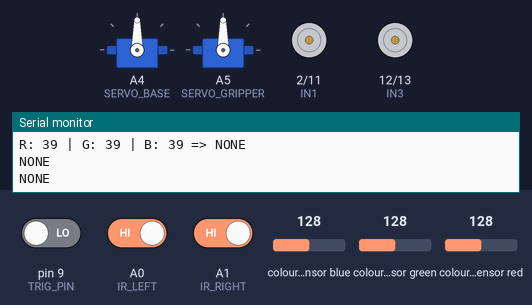
The sketch below on a simulated Arduino Uno, built with avr-gcc and run on an emulated ATmega328P. On the bench: 2 × servo, motor-driver pin pairs drawn as motors (green arrow = first pin HIGH = forward, orange = second pin HIGH = backward, longer = more drive, scaled by the enable pin), the last lines printed to the serial monitor. Wiring (inferred from the names in the program): TCS3200 colour sensor: output pin 8; S2 pin 6; S3 pin 7; S0 pin 4; S1 pin 5. The test bench sets the inputs (shaded band); at power-on: A0 (IR_LEFT) HIGH, A1 (IR_RIGHT) HIGH, pin 9 (TRIG_PIN) LOW, colour sensor blue 128, colour sensor green 128, colour sensor red 128.

Above: at 3.3 s.
3.4 s: A0 (IR_LEFT) driven LOW
5.0 s: A1 (IR_RIGHT) driven LOW
At 5.6 s:
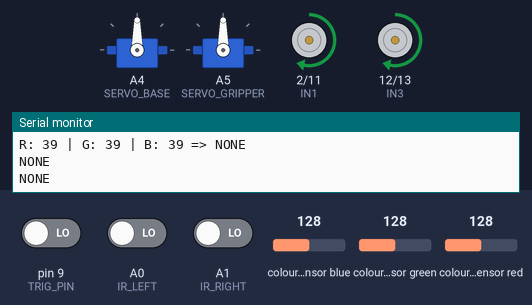
6.5 s: A0 (IR_LEFT) driven HIGH
At 7.7 s:
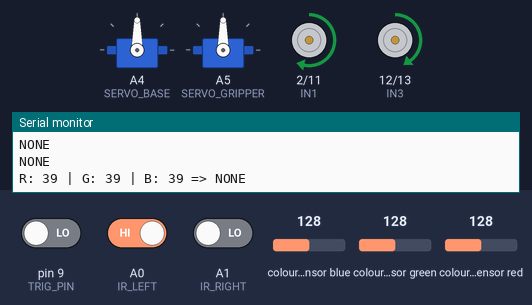
8.0 s: A1 (IR_RIGHT) driven HIGH
At 9.1 s:
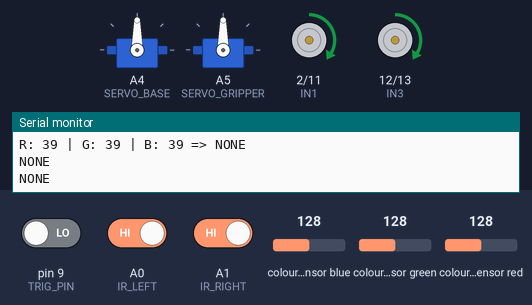
9.6 s: A0 (IR_LEFT) driven LOW
At 10.3 s:
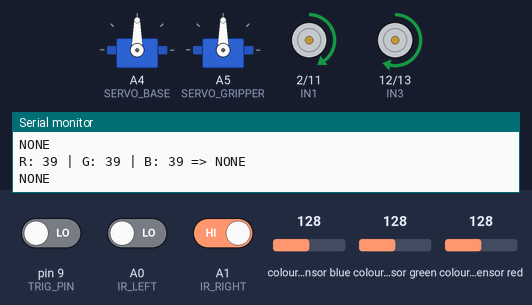
Timing chart, 0 to 12.6 s (numbered marks = the images above; inputs shaded):
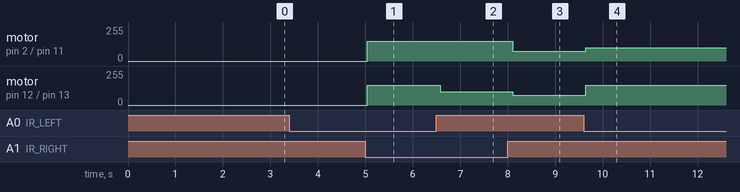

The sketch:

robot_car_with_arm.ino
```cpp
/*
 * Autonomous Robot Car with Robotic Arm
 * Arduino Uno - Robotics Hackathon
 *
 * HARDWARE:
 * - V575 Color Sensor (TCS3200-based)
 * - 2x MH Sensor Series Flying Fish IR Sensors
 * - HY-SRF05 Ultrasonic Sensor
 * - 2x SG90 Servos
 * - DC Motors + L298N
 */

#include <Servo.h>

// ==================== PIN DEFINITIONS ====================

// V575 Color Sensor
#define S0 4
#define S1 5
#define S2 6
#define S3 7
#define sensorOut 8
#define OE A2  // Active LOW

// IR Sensors
#define IR_LEFT A0
#define IR_RIGHT A1

// Ultrasonic Sensor
#define TRIG_PIN 9
#define ECHO_PIN 9

// L298N Motor Driver
#define ENA 3
#define IN1 2
#define IN2 11
#define ENB 10
#define IN3 12
#define IN4 13

// Servos
#define SERVO_BASE A4
#define SERVO_GRIPPER A5

// ==================== GLOBAL VARIABLES ====================

Servo baseServo;
Servo gripperServo;

// Color sensor readings
int redFrequency = 0;
int greenFrequency = 0;
int blueFrequency = 0;

// Debug settings
bool DEBUG_COLOR = true;
unsigned long lastColorPrint = 0;
const unsigned long COLOR_PRINT_INTERVAL = 300;

// Motor speeds
int motorSpeed = 150;
int turnSpeed = 100;

// Ultrasonic
long duration;
int distance;

// ==================== STATE MACHINE ====================

enum RobotState {
  FOLLOWING_LINE,
  OBJECT_PICKUP,
  OBJECT_PLACE,
  AVOIDING_OBSTACLE
};

RobotState currentState = FOLLOWING_LINE;

// ==================== COLOR RANGES (CALIBRATE!) ====================

struct ColorRange {
  int rMin, rMax;
  int gMin, gMax;
  int bMin, bMax;
};

ColorRange redColor   = {20, 50, 80, 150, 80, 150};
ColorRange greenColor = {80, 150, 20, 50, 80, 150};
ColorRange blueColor  = {80, 150, 80, 150, 20, 50};

// ==================== ARM POSITIONS ====================

struct ArmPosition {
  int base;
  int gripper;
};

ArmPosition homePos       = {90, 90};
ArmPosition pickupPos     = {90, 10};
ArmPosition holdPos       = {90, 170};
ArmPosition placeLeftPos  = {45, 170};
ArmPosition releasePos    = {90, 10};

// ==================== SETUP ====================

void setup() {
  Serial.begin(9600);

  pinMode(S0, OUTPUT);
  pinMode(S1, OUTPUT);
  pinMode(S2, OUTPUT);
  pinMode(S3, OUTPUT);
  pinMode(sensorOut, INPUT);
  pinMode(OE, OUTPUT);

  digitalWrite(OE, LOW);      // Enable color sensor
  digitalWrite(S0, HIGH);     // 20% scaling
  digitalWrite(S1, LOW);

  pinMode(IR_LEFT, INPUT);
  pinMode(IR_RIGHT, INPUT);

  pinMode(TRIG_PIN, OUTPUT);
  pinMode(ECHO_PIN, INPUT);

  pinMode(ENA, OUTPUT);
  pinMode(IN1, OUTPUT);
  pinMode(IN2, OUTPUT);
  pinMode(ENB, OUTPUT);
  pinMode(IN3, OUTPUT);
  pinMode(IN4, OUTPUT);

  baseServo.attach(SERVO_BASE);
  gripperServo.attach(SERVO_GRIPPER);

  moveArmToPosition(homePos);

  Serial.println("Robot Initialized");
  Serial.println("Printing COLOR SENSOR OUTPUT...");
  delay(1500);
}

// ==================== MAIN LOOP ====================

void loop() {
  int irLeft = digitalRead(IR_LEFT);
  int irRight = digitalRead(IR_RIGHT);

  distance = getDistance();
  String color = readColor();

  switch (currentState) {

    case FOLLOWING_LINE:
      if (distance < 15 && distance > 0) {
        currentState = AVOIDING_OBSTACLE;
        break;
      }

      if (color == "RED") {
        stopMotors();
        currentState = OBJECT_PICKUP;
        break;
      }

      if (color == "GREEN") {
        stopMotors();
        currentState = OBJECT_PLACE;
        break;
      }

      followLine(irLeft, irRight);
      break;

    case AVOIDING_OBSTACLE:
      avoidObstacle();
      currentState = FOLLOWING_LINE;
      break;

    case OBJECT_PICKUP:
      performPickup();
      currentState = FOLLOWING_LINE;
      break;

    case OBJECT_PLACE:
      performPlace();
      currentState = FOLLOWING_LINE;
      break;
  }

  delay(40);
}

// ==================== MOTOR FUNCTIONS ====================

void moveForward() {
  digitalWrite(IN1, HIGH); digitalWrite(IN2, LOW);
  digitalWrite(IN3, HIGH); digitalWrite(IN4, LOW);
  analogWrite(ENA, motorSpeed);
  analogWrite(ENB, motorSpeed);
}

void moveBackward() {
  digitalWrite(IN1, LOW); digitalWrite(IN2, HIGH);
  digitalWrite(IN3, LOW); digitalWrite(IN4, HIGH);
  analogWrite(ENA, motorSpeed);
  analogWrite(ENB, motorSpeed);
}

void turnLeft() {
  digitalWrite(IN1, LOW); digitalWrite(IN2, HIGH);
  digitalWrite(IN3, HIGH); digitalWrite(IN4, LOW);
  analogWrite(ENA, turnSpeed);
  analogWrite(ENB, turnSpeed);
}

void turnRight() {
  digitalWrite(IN1, HIGH); digitalWrite(IN2, LOW);
  digitalWrite(IN3, LOW); digitalWrite(IN4, HIGH);
  analogWrite(ENA, turnSpeed);
  analogWrite(ENB, turnSpeed);
}

void stopMotors() {
  analogWrite(ENA, 0);
  analogWrite(ENB, 0);
}

// ==================== LINE FOLLOWING ====================

void followLine(int left, int right) {
  if (left == 0 && right == 0) moveForward();
  else if (left == 0 && right == 1) {
    analogWrite(ENA, motorSpeed - 50);
    analogWrite(ENB, motorSpeed);
  }
  else if (left == 1 && right == 0) {
    analogWrite(ENA, motorSpeed);
    analogWrite(ENB, motorSpeed - 50);
  }
  else {
    analogWrite(ENA, motorSpeed / 2);
    analogWrite(ENB, motorSpeed / 2);
  }
}

// ==================== ULTRASONIC ====================

int getDistance() {
  digitalWrite(TRIG_PIN, LOW);
  delayMicroseconds(2);
  digitalWrite(TRIG_PIN, HIGH);
  delayMicroseconds(10);
  digitalWrite(TRIG_PIN, LOW);

  duration = pulseIn(ECHO_PIN, HIGH, 30000);
  distance = duration * 0.034 / 2;

  if (distance == 0 || distance > 400) return 400;
  return distance;
}

// ==================== COLOR SENSOR ====================

String readColor() {
  digitalWrite(S2, LOW); digitalWrite(S3, LOW);
  redFrequency = pulseIn(sensorOut, LOW);
  delay(5);

  digitalWrite(S2, HIGH); digitalWrite(S3, HIGH);
  greenFrequency = pulseIn(sensorOut, LOW);
  delay(5);

  digitalWrite(S2, LOW); digitalWrite(S3, HIGH);
  blueFrequency = pulseIn(sensorOut, LOW);

  if (DEBUG_COLOR && millis() - lastColorPrint > COLOR_PRINT_INTERVAL) {
    lastColorPrint = millis();
    Serial.print("R: "); Serial.print(redFrequency);
    Serial.print(" | G: "); Serial.print(greenFrequency);
    Serial.print(" | B: "); Serial.print(blueFrequency);
    Serial.print(" => ");
  }

  if (isInRange(redFrequency, greenFrequency, blueFrequency, redColor)) {
    if (DEBUG_COLOR) Serial.println("RED");
    return "RED";
  }
  if (isInRange(redFrequency, greenFrequency, blueFrequency, greenColor)) {
    if (DEBUG_COLOR) Serial.println("GREEN");
    return "GREEN";
  }
  if (isInRange(redFrequency, greenFrequency, blueFrequency, blueColor)) {
    if (DEBUG_COLOR) Serial.println("BLUE");
    return "BLUE";
  }

  if (DEBUG_COLOR) Serial.println("NONE");
  return "NONE";
}

bool isInRange(int r, int g, int b, ColorRange c) {
  return (r >= c.rMin && r <= c.rMax &&
          g >= c.gMin && g <= c.gMax &&
          b >= c.bMin && b <= c.bMax);
}

// ==================== ARM ====================

void moveArmToPosition(ArmPosition p) {
  baseServo.write(p.base);
  delay(300);
  gripperServo.write(p.gripper);
  delay(300);
}

void performPickup() {
  moveArmToPosition(pickupPos);
  moveArmToPosition(holdPos);
  moveArmToPosition(homePos);
}

void performPlace() {
  moveArmToPosition(placeLeftPos);
  moveArmToPosition(releasePos);
  moveArmToPosition(homePos);
}

void avoidObstacle() {
  stopMotors();
  delay(300);
  moveBackward();
  delay(500);
  turnRight();
  delay(700);
}
```

Measured:
- after the input at 5.0 s, motor on pin 2 (IN1) / pin 11 (IN2), motor on pin 12 (IN3) / pin 13 (IN4): stopped → forward 150/255 after 0.05 s
- after the input at 6.5 s, motor on pin 12 (IN3) / pin 13 (IN4): forward 150/255 → forward 100/255 after 0.08 s
- after the input at 8.0 s, motor on pin 2 (IN1) / pin 11 (IN2): forward 150/255 → forward 75/255 after 0.11 s; motor on pin 12 (IN3) / pin 13 (IN4): forward 100/255 → forward 75/255 after 0.11 s
- after the input at 9.6 s, motor on pin 2 (IN1) / pin 11 (IN2): forward 75/255 → forward 100/255 at once; motor on pin 12 (IN3) / pin 13 (IN4): forward 75/255 → forward 150/255 at once
